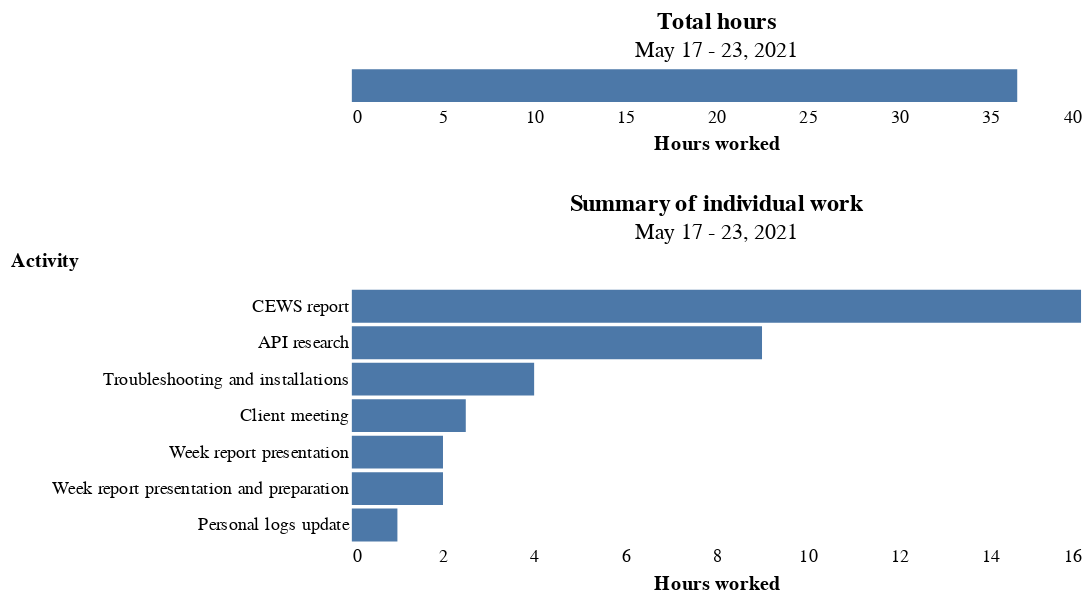

Notebook cell for this chart:
### Code cell
one = alt.Chart(df.query("Week == '3'")).mark_bar().encode(
    y=alt.Y('Activity:N', sort='-x',
           axis=alt.Axis(titleAngle=0, titleY=-10)),
    x=alt.X('Hours', type='quantitative', aggregate='sum', title='Hours worked',
            axis=alt.Axis(format=','))
    ).properties(title={'text': 'Summary of individual work', 'subtitle': 'May 17 - 23, 2021'}
                )

two = alt.Chart(df.query("Week == '3'")).mark_bar().encode(
    x=alt.X('Hours', type='quantitative', aggregate='sum', title='Hours worked',
            axis=alt.Axis(format=','))
    ).properties(title={'text': 'Total hours', 'subtitle': 'May 17 - 23, 2021'}
                )

(two & one).configure_axis(domain=False, grid=False, ticks=False
                                ).configure_view(stroke="transparent")

### Figure 1 — Vega-Lite specification as saved in the notebook (floating-point values rounded to 4 significant figures)
{"config": {"view": {"continuousWidth": 400, "continuousHeight": 300, "stroke": "transparent"}, "axis": {"domain": false, "grid": false, "ticks": false}}, "vconcat": [{"data": {"name": "data-07fb5349251804ba7d2d758cf3c3c9b4"}, "mark": "bar", "encoding": {"x": {"type": "quantitative", "aggregate": "sum", "axis": {"format": ","}, "field": "Hours", "title": "Hours worked"}}, "title": {"text": "Total hours", "subtitle": "May 17 - 23, 2021"}}, {"data": {"name": "data-07fb5349251804ba7d2d758cf3c3c9b4"}, "mark": "bar", "encoding": {"x": {"type": "quantitative", "aggregate": "sum", "axis": {"format": ","}, "field": "Hours", "title": "Hours worked"}, "y": {"type": "nominal", "axis": {"titleAngle": 0, "titleY": -10}, "field": "Activity", "sort": "-x"}}, "title": {"text": "Summary of individual work", "subtitle": "May 17 - 23, 2021"}}], "$schema": "https://vega.github.io/schema/vega-lite/v4.8.1.json", "datasets": {"data-07fb5349251804ba7d2d758cf3c3c9b4": [{"Week": 3, "Date": "May 17", "Activity": "Personal logs update", "Hours": 0.5}, {"Week": 3, "Date": "May 17", "Activity": "Week report presentation", "Hours": 1.0}, {"Week": 3, "Date": "May 17", "Activity": "CEWS report", "Hours": 7.0}, {"Week": 3, "Date": "May 18", "Activity": "Week report presentation and preparation", "Hours": 2.0}, {"Week": 3, "Date": "May 18", "Activity": "Client meeting", "Hours": 1.5}, {"Week": 3, "Date": "May 18", "Activity": "CEWS report", "Hours": 3.0}, {"Week": 3, "Date": "May 19", "Activity": "Troubleshooting and installations", "Hours": 4.0}, {"Week": 3, "Date": "May 19", "Activity": "CEWS report", "Hours": 4.0}, {"Week": 3, "Date": "May 20", "Activity": "CEWS report", "Hours": 2.0}, {"Week": 3, "Date": "May 20", "Activity": "API research", "Hours": 3.0}, {"Week": 3, "Date": "May 21", "Activity": "Client meeting", "Hours": 1.0}, {"Week": 3, "Date": "May 21", "Activity": "Week report presentation", "Hours": 1.0}, {"Week": 3, "Date": "May 21", "Activity": "Personal logs update", "Hours": 0.5}, {"Week": 3, "Date": "May 22", "Activity": "API research", "Hours": 3.0}, {"Week": 3, "Date": "May 23", "Activity": "API research", "Hours": 3.0}]}}
